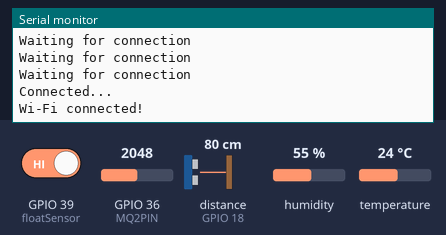
Simulated run of this sketch. Board: ESP32. On the bench: the last lines printed to the serial monitor. Wiring (inferred from the names in the program): ultrasonic range finder: trigger GPIO 5; echo GPIO 18. The inputs (shaded band) are chosen by the test bench; at power-on: GPIO 39 (floatSensor) HIGH, distance to the obstacle (sensor on GPIO 18) 80 cm, humidity 55 %, GPIO 36 (MQ2PIN) = 2048, temperature 24 °C. The echo pulse lasts 58.3 µs per cm; WiFi joins after 1.5 s; servers stay silent unless stated; uploads are accepted with an empty reply.

Above: at 7.7 s.
7.8 s: GPIO 39 (floatSensor) driven LOW
15.6 s: GPIO 39 (floatSensor) driven HIGH
27.0 s: distance to the obstacle (sensor on GPIO 18) set to 2 cm
At 28.2 s:
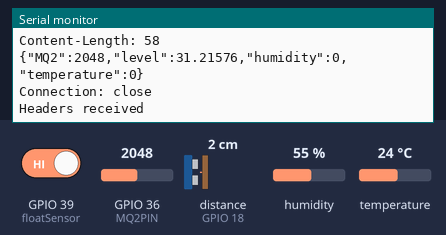
34.8 s: humidity set to 22 %
At 35.26 s:
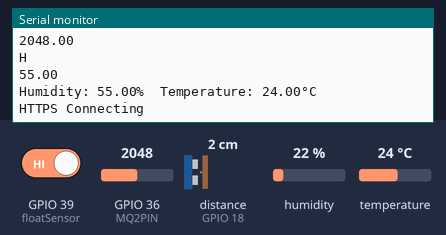
42.6 s: GPIO 36 (MQ2PIN) set to 2866
At 43.3 s:
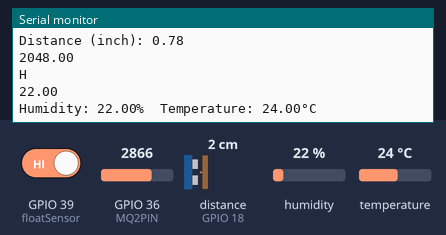
50.4 s: temperature set to 12 °C
At 53.0 s:
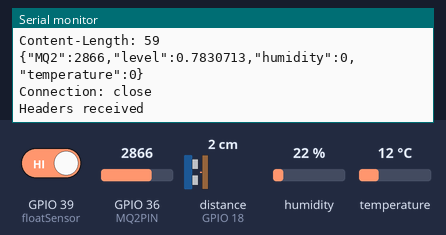
Timing chart, 0 to 54.5 s (numbered marks = the images above; inputs shaded):
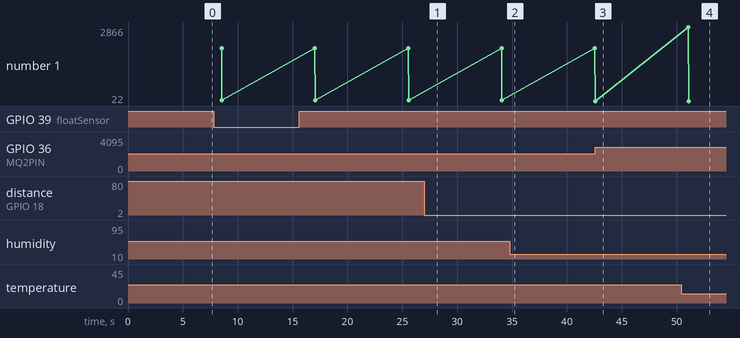

Measured:
- after the input at 50.4 s, the serial monitor: prints a new line after 0.69 s (image 4)
- plotted number 1: 55 → 22 after the input at 34.8 s

The sketch:

code.ino
```cpp
#include <DHT.h>
#include <Arduino_JSON.h>
#include <WiFiClientSecure.h>
WiFiClient wifiClient;
const char *ssid = "Tab 8";
const char *password = "KSRJDulange13";
const char* host = "young-dawn-87102.herokuapp.com";
const char fingerPrint[] = "34 6A 4F 35 49 D7 8B C1 EA 74 B9 9E C9 A8 C9 1F 5E 6C 27 61";

#define MQ2PIN  36
#define SOUND_SPEED 0.034
#define CM_TO_INCH 0.393701
#define DHTPIN 23
#define DHTTYPE DHT11

DHT dht(DHTPIN, DHTTYPE);

const int trigPin = 5;
const int echoPin = 18;
const int floatSensor = 39;

double duration;
float distanceCm;
float distanceInch;

const char* test_root_ca = \
"-----BEGIN CERTIFICATE-----\n" \
"MIIDQTCCAimgAwIBAgITBmyfz5m/jAo54vB4ikPmljZbyjANBgkqhkiG9w0BAQsF\n"\
"ADA5MQswCQYDVQQGEwJVUzEPMA0GA1UEChMGQW1hem9uMRkwFwYDVQQDExBBbWF6\n"\
"b24gUm9vdCBDQSAxMB4XDTE1MDUyNjAwMDAwMFoXDTM4MDExNzAwMDAwMFowOTEL\n"\
"MAkGA1UEBhMCVVMxDzANBgNVBAoTBkFtYXpvbjEZMBcGA1UEAxMQQW1hem9uIFJv\n"\
"b3QgQ0EgMTCCASIwDQYJKoZIhvcNAQEBBQADggEPADCCAQoCggEBALJ4gHHKeNXj\n"\
"ca9HgFB0fW7Y14h29Jlo91ghYPl0hAEvrAIthtOgQ3pOsqTQNroBvo3bSMgHFzZM\n"\
"9O6II8c+6zf1tRn4SWiw3te5djgdYZ6k/oI2peVKVuRF4fn9tBb6dNqcmzU5L/qw\n"\
"IFAGbHrQgLKm+a/sRxmPUDgH3KKHOVj4utWp+UhnMJbulHheb4mjUcAwhmahRWa6\n"\
"VOujw5H5SNz/0egwLX0tdHA114gk957EWW67c4cX8jJGKLhD+rcdqsq08p8kDi1L\n"\
"93FcXmn/6pUCyziKrlA4b9v7LWIbxcceVOF34GfID5yHI9Y/QCB/IIDEgEw+OyQm\n"\
"jgSubJrIqg0CAwEAAaNCMEAwDwYDVR0TAQH/BAUwAwEB/zAOBgNVHQ8BAf8EBAMC\n"\
"AYYwHQYDVR0OBBYEFIQYzIU07LwMlJQuCFmcx7IQTgoIMA0GCSqGSIb3DQEBCwUA\n"\
"A4IBAQCY8jdaQZChGsV2USggNiMOruYou6r4lK5IpDB/G/wkjUu0yKGX9rbxenDI\n"\
"U5PMCCjjmCXPI6T53iHTfIUJrU6adTrCC2qJeHZERxhlbI1Bjjt/msv0tadQ1wUs\n"\
"N+gDS63pYaACbvXy8MWy7Vu33PqUXHeeE6V/Uq2V8viTO96LXFvKWlJbYK8U90vv\n"\
"o/ufQJVtMVT8QtPHRh8jrdkPSHCa2XV4cdFyQzR1bldZwgJcJmApzyMZFo6IQ6XU\n"\
"5MsI+yMRQ+hDKXJioaldXgjUkK642M4UwtBV8ob2xJNDd2ZhwLnoQdeXeGADbkpy\n"\
"rqXRfboQnoZsG4q5WTP468SQvvG5\n"\
"-----END CERTIFICATE-----\n";

void setup() {

  // put your setup code here, to run once:
  Serial.begin(9600);

  pinMode(trigPin, OUTPUT); // Sets the trigPin as an Output
  pinMode(echoPin, INPUT);  // Sets the echoPin as an Input
  pinMode(floatSensor, INPUT_PULLUP);
  connectToWifi();

  dht.begin();
  delay(2000);
}

void loop() {
  delay(2000);
  int buttonState = digitalRead(floatSensor);
  if(buttonState == HIGH) {
    Serial.println("Water level- HIGH");
  } else {
    Serial.println("Water level - Low");
  }
  digitalWrite(trigPin, LOW);
  delayMicroseconds(20);
  digitalWrite(trigPin, HIGH);
    delayMicroseconds(10);
  digitalWrite(trigPin, LOW);
  duration = pulseIn(echoPin, HIGH);
  distanceCm = duration * SOUND_SPEED/2;
  distanceInch = distanceCm * CM_TO_INCH;
  Serial.print("Duration: ");
  Serial.println(duration);
    Serial.print("Distance (cm): ");
  Serial.println(distanceCm);
  Serial.print("Distance (inch): ");
  Serial.println(distanceInch);
  float val = analogRead(MQ2PIN);
  Serial.println(val);
  float h = dht.readHumidity();
  Serial.println("H");
  Serial.println(dht.readHumidity());
  float t = dht.readTemperature();
  if (isnan(h) || isnan(t)) {
    Serial.println(F("Failed to read from DHT sensor!"));
  }
   Serial.print(F("Humidity: "));
  Serial.print(h);
  Serial.print(F("%  Temperature: "));
  Serial.print(t);
  Serial.println("°C ");
  sendRequest(distanceInch, 0, 0, val);
  delay(5000);
}

String getResponse(String path, String body, String methodData, String headersData)
{
  WiFiClientSecure httpsClient;
  httpsClient.setCACert(test_root_ca);
  httpsClient.setTimeout(10000);
  delay(1000);

  Serial.println("HTTPS Connecting");

  httpsClient.connect(host, 443);

 while(httpsClient.connected())
  {
    Serial.println("Verified " + path);
    if (body != "" and headersData != "") {
      String sending = methodData + " " + path + " " + String("HTTP/1.1\r\n") +
                        String("Host: ") + host + String("\r\n") +
                        headersData + String("\r\n\r\n") +
                        body + String("\r\n") +
                        String("Connection: close\r\n\r\n");
      Serial.println(sending);
      httpsClient.print(sending);
    } else {
      String sending = methodData + " " + path + " " + String("HTTP/1.1\r\n") +
                        String("HOST: ") + host + String("\r\n") +
                        String("Connection: close\r\n\r\n");
      Serial.println(sending);
      httpsClient.print(sending);
    }
    String response = "";
    while (httpsClient.connected())
    {
      String line = httpsClient.readStringUntil('\n');
      if (line == "\r")
      {
        Serial.println("Headers received");
        break;
      }
    }
    while (httpsClient.available())
    {
      String line = httpsClient.readStringUntil('\n');
      response += line;
    }
    return response;
  }
  Serial.println("Certificates don't match");
  return "";
}

void connectToWifi()
{
  WiFi.begin(ssid, password);

  while (WiFi.status() != WL_CONNECTED)
  {
    delay(500);
    Serial.println("Waiting for connection");
  }

  Serial.println("Connected...");
  delay(1000);
  if (WiFi.status() == WL_CONNECTED)
  {
    Serial.println("Wi-Fi connected!");
  }
  delay(2000);
}

void sendRequest(float level, float temperature, float humidity, float MQ2) {
  JSONVar body;
  body["MQ2"] = MQ2;
  body["level"] = level;
  body["humidity"] = humidity;
  body["temperature"] = temperature;
   String jsonBody = JSON.stringify(body);
  String headersData = "Content-Type: application/json\r\nContent-Length: " + String(jsonBody.length());
  String response = getResponse("/record/", jsonBody, "POST", headersData);
  Serial.println(response);
}
```
